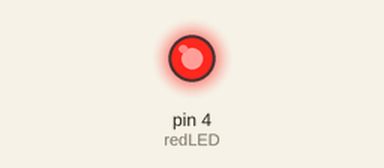
Bench run of a sketch on a simulated Arduino Uno, built with avr-gcc and run on an emulated ATmega328P. On the bench: output pins drawn as LEDs (lit = HIGH).

Above: at 2.5 s.
At 8.2 s:
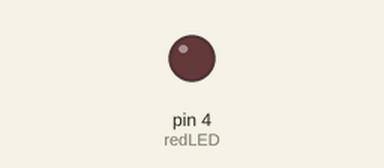
Timing chart, 0 to 15.0 s (numbered marks = the images above):
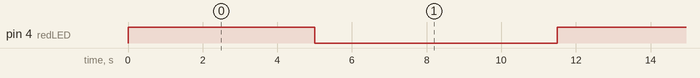

Measured:
- by itself, pin 4 (redLED): alternates HIGH for 5.0 s and LOW for 6.5 s

The sketch:

Traffic_lights_one_way.ino
```cpp
int redLED=4;
int yellowLED=2;
int greenLED=5;


void setup() {
  pinMode(redLED,OUTPUT);
  pinMode(yellowLED,LOW);
  pinMode(greenLED,LOW);
}

void loop() {

  digitalWrite(redLED,HIGH);
  digitalWrite(yellowLED,LOW);
  digitalWrite(greenLED,LOW);
  delay(5000);


  digitalWrite(redLED,LOW);
  digitalWrite(yellowLED,HIGH);
  digitalWrite(greenLED,LOW);
  delay(1500);


  digitalWrite(redLED,LOW);
  digitalWrite(yellowLED,LOW);
  digitalWrite(greenLED,HIGH);
  delay(5000);


}
```
